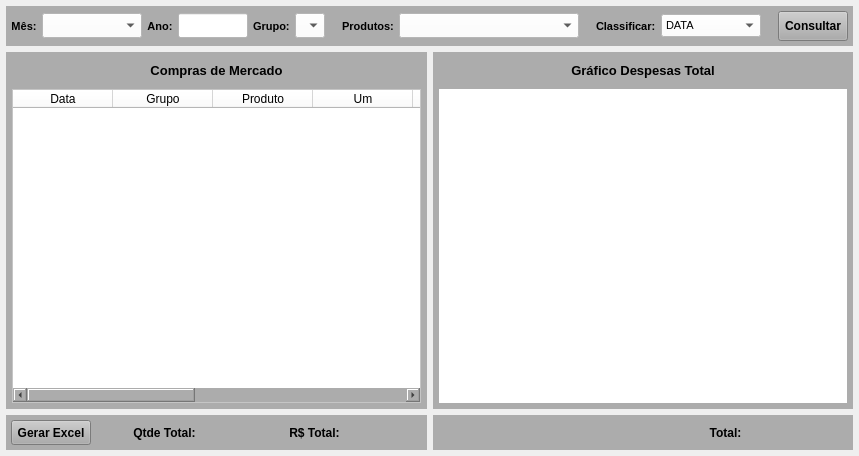
<?xml version="1.0" encoding="UTF-8"?>
<ui version="4.0">
 <class>MainWindow</class>
 <widget class="QMainWindow" name="MainWindow">
  <property name="geometry">
   <rect>
    <x>0</x>
    <y>0</y>
    <width>855</width>
    <height>456</height>
   </rect>
  </property>
  <property name="windowTitle">
   <string>Mercado Mensal/Anual</string>
  </property>
  <widget class="QWidget" name="centralwidget">
   <layout class="QVBoxLayout" name="verticalLayout">
    <property name="leftMargin">
     <number>6</number>
    </property>
    <property name="topMargin">
     <number>6</number>
    </property>
    <property name="rightMargin">
     <number>6</number>
    </property>
    <property name="bottomMargin">
     <number>6</number>
    </property>
    <item>
     <widget class="QWidget" name="widget_5" native="true">
      <property name="minimumSize">
       <size>
        <width>0</width>
        <height>40</height>
       </size>
      </property>
      <property name="maximumSize">
       <size>
        <width>16777215</width>
        <height>40</height>
       </size>
      </property>
      <property name="styleSheet">
       <string notr="true">background-color: rgb(172, 172, 172);</string>
      </property>
      <layout class="QHBoxLayout" name="horizontalLayout_3">
       <property name="spacing">
        <number>5</number>
       </property>
       <property name="leftMargin">
        <number>5</number>
       </property>
       <property name="topMargin">
        <number>5</number>
       </property>
       <property name="rightMargin">
        <number>5</number>
       </property>
       <property name="bottomMargin">
        <number>5</number>
       </property>
       <item>
        <widget class="QLabel" name="label_16">
         <property name="minimumSize">
          <size>
           <width>0</width>
           <height>0</height>
          </size>
         </property>
         <property name="maximumSize">
          <size>
           <width>30</width>
           <height>16777215</height>
          </size>
         </property>
         <property name="font">
          <font>
           <pointsize>8</pointsize>
           <weight>75</weight>
           <bold>true</bold>
          </font>
         </property>
         <property name="text">
          <string>Mês:</string>
         </property>
         <property name="alignment">
          <set>Qt::AlignCenter</set>
         </property>
        </widget>
       </item>
       <item>
        <widget class="QComboBox" name="combo_Meses">
         <property name="sizePolicy">
          <sizepolicy hsizetype="Preferred" vsizetype="Preferred">
           <horstretch>0</horstretch>
           <verstretch>0</verstretch>
          </sizepolicy>
         </property>
         <property name="minimumSize">
          <size>
           <width>100</width>
           <height>0</height>
          </size>
         </property>
         <property name="maximumSize">
          <size>
           <width>130</width>
           <height>25</height>
          </size>
         </property>
         <property name="font">
          <font>
           <pointsize>8</pointsize>
          </font>
         </property>
         <property name="styleSheet">
          <string notr="true">background-color: rgb(255, 255, 255);</string>
         </property>
         <item>
          <property name="text">
           <string/>
          </property>
         </item>
         <item>
          <property name="text">
           <string>1 - JANEIRO</string>
          </property>
         </item>
         <item>
          <property name="text">
           <string>2 - FEVEREIRO</string>
          </property>
         </item>
         <item>
          <property name="text">
           <string>3 - MARÇO</string>
          </property>
         </item>
         <item>
          <property name="text">
           <string>4 - ABRIL</string>
          </property>
         </item>
         <item>
          <property name="text">
           <string>5 - MAIO</string>
          </property>
         </item>
         <item>
          <property name="text">
           <string>6 - JUNHO</string>
          </property>
         </item>
         <item>
          <property name="text">
           <string>7 - JULHO</string>
          </property>
         </item>
         <item>
          <property name="text">
           <string>8 - AGOSTO</string>
          </property>
         </item>
         <item>
          <property name="text">
           <string>9 - SETEMBRO</string>
          </property>
         </item>
         <item>
          <property name="text">
           <string>10 - OUTUBRO</string>
          </property>
         </item>
         <item>
          <property name="text">
           <string>11 - NOVEMBRO</string>
          </property>
         </item>
         <item>
          <property name="text">
           <string>12 - DEZEMBRO</string>
          </property>
         </item>
        </widget>
       </item>
       <item>
        <widget class="QLabel" name="label_17">
         <property name="minimumSize">
          <size>
           <width>0</width>
           <height>0</height>
          </size>
         </property>
         <property name="maximumSize">
          <size>
           <width>30</width>
           <height>16777215</height>
          </size>
         </property>
         <property name="font">
          <font>
           <pointsize>8</pointsize>
           <weight>75</weight>
           <bold>true</bold>
          </font>
         </property>
         <property name="text">
          <string>Ano:</string>
         </property>
         <property name="alignment">
          <set>Qt::AlignCenter</set>
         </property>
        </widget>
       </item>
       <item>
        <widget class="QLineEdit" name="line_Ano">
         <property name="sizePolicy">
          <sizepolicy hsizetype="Preferred" vsizetype="Preferred">
           <horstretch>0</horstretch>
           <verstretch>0</verstretch>
          </sizepolicy>
         </property>
         <property name="minimumSize">
          <size>
           <width>70</width>
           <height>0</height>
          </size>
         </property>
         <property name="maximumSize">
          <size>
           <width>70</width>
           <height>25</height>
          </size>
         </property>
         <property name="font">
          <font>
           <pointsize>8</pointsize>
          </font>
         </property>
         <property name="styleSheet">
          <string notr="true">background-color: rgb(255, 255, 255);</string>
         </property>
         <property name="text">
          <string/>
         </property>
         <property name="maxLength">
          <number>45</number>
         </property>
         <property name="alignment">
          <set>Qt::AlignCenter</set>
         </property>
        </widget>
       </item>
       <item>
        <widget class="QLabel" name="label_19">
         <property name="minimumSize">
          <size>
           <width>0</width>
           <height>0</height>
          </size>
         </property>
         <property name="maximumSize">
          <size>
           <width>40</width>
           <height>16777215</height>
          </size>
         </property>
         <property name="font">
          <font>
           <pointsize>8</pointsize>
           <weight>75</weight>
           <bold>true</bold>
          </font>
         </property>
         <property name="text">
          <string>Grupo:</string>
         </property>
        </widget>
       </item>
       <item>
        <widget class="QComboBox" name="combo_Grupo">
         <property name="sizePolicy">
          <sizepolicy hsizetype="Preferred" vsizetype="Preferred">
           <horstretch>0</horstretch>
           <verstretch>0</verstretch>
          </sizepolicy>
         </property>
         <property name="minimumSize">
          <size>
           <width>0</width>
           <height>0</height>
          </size>
         </property>
         <property name="maximumSize">
          <size>
           <width>250</width>
           <height>25</height>
          </size>
         </property>
         <property name="font">
          <font>
           <pointsize>8</pointsize>
           <weight>50</weight>
           <bold>false</bold>
          </font>
         </property>
         <property name="styleSheet">
          <string notr="true">background-color: rgb(255, 255, 255);</string>
         </property>
         <item>
          <property name="text">
           <string/>
          </property>
         </item>
        </widget>
       </item>
       <item>
        <widget class="QLabel" name="label_7">
         <property name="text">
          <string/>
         </property>
        </widget>
       </item>
       <item>
        <widget class="QLabel" name="label_22">
         <property name="minimumSize">
          <size>
           <width>0</width>
           <height>0</height>
          </size>
         </property>
         <property name="maximumSize">
          <size>
           <width>60</width>
           <height>16777215</height>
          </size>
         </property>
         <property name="font">
          <font>
           <pointsize>8</pointsize>
           <weight>75</weight>
           <bold>true</bold>
          </font>
         </property>
         <property name="text">
          <string>Produtos:</string>
         </property>
        </widget>
       </item>
       <item>
        <widget class="QComboBox" name="combo_Produtos">
         <property name="sizePolicy">
          <sizepolicy hsizetype="Preferred" vsizetype="Preferred">
           <horstretch>0</horstretch>
           <verstretch>0</verstretch>
          </sizepolicy>
         </property>
         <property name="minimumSize">
          <size>
           <width>180</width>
           <height>0</height>
          </size>
         </property>
         <property name="maximumSize">
          <size>
           <width>250</width>
           <height>25</height>
          </size>
         </property>
         <property name="font">
          <font>
           <pointsize>8</pointsize>
           <weight>50</weight>
           <bold>false</bold>
          </font>
         </property>
         <property name="styleSheet">
          <string notr="true">background-color: rgb(255, 255, 255);</string>
         </property>
         <item>
          <property name="text">
           <string/>
          </property>
         </item>
        </widget>
       </item>
       <item>
        <widget class="QLabel" name="label_3">
         <property name="text">
          <string/>
         </property>
        </widget>
       </item>
       <item>
        <widget class="QLabel" name="label_21">
         <property name="minimumSize">
          <size>
           <width>0</width>
           <height>0</height>
          </size>
         </property>
         <property name="maximumSize">
          <size>
           <width>60</width>
           <height>16777215</height>
          </size>
         </property>
         <property name="font">
          <font>
           <pointsize>8</pointsize>
           <weight>75</weight>
           <bold>true</bold>
          </font>
         </property>
         <property name="text">
          <string>Classificar:</string>
         </property>
        </widget>
       </item>
       <item>
        <widget class="QComboBox" name="combo_Classifica">
         <property name="sizePolicy">
          <sizepolicy hsizetype="Preferred" vsizetype="Preferred">
           <horstretch>0</horstretch>
           <verstretch>0</verstretch>
          </sizepolicy>
         </property>
         <property name="minimumSize">
          <size>
           <width>100</width>
           <height>0</height>
          </size>
         </property>
         <property name="maximumSize">
          <size>
           <width>120</width>
           <height>23</height>
          </size>
         </property>
         <property name="font">
          <font>
           <pointsize>8</pointsize>
           <weight>50</weight>
           <bold>false</bold>
          </font>
         </property>
         <property name="styleSheet">
          <string notr="true">background-color: rgb(255, 255, 255);</string>
         </property>
         <item>
          <property name="text">
           <string>DATA</string>
          </property>
         </item>
         <item>
          <property name="text">
           <string>MAIOR VALOR</string>
          </property>
         </item>
         <item>
          <property name="text">
           <string>MENOR VALOR</string>
          </property>
         </item>
         <item>
          <property name="text">
           <string>MAIOR UNIT</string>
          </property>
         </item>
         <item>
          <property name="text">
           <string>MENOR UNIT</string>
          </property>
         </item>
         <item>
          <property name="text">
           <string>GRUPO</string>
          </property>
         </item>
         <item>
          <property name="text">
           <string>PRODUTO</string>
          </property>
         </item>
         <item>
          <property name="text">
           <string>ESTABELECIMENTO</string>
          </property>
         </item>
        </widget>
       </item>
       <item>
        <widget class="QLabel" name="label">
         <property name="text">
          <string/>
         </property>
        </widget>
       </item>
       <item>
        <widget class="QPushButton" name="btn_Consulta">
         <property name="sizePolicy">
          <sizepolicy hsizetype="Preferred" vsizetype="Preferred">
           <horstretch>0</horstretch>
           <verstretch>0</verstretch>
          </sizepolicy>
         </property>
         <property name="minimumSize">
          <size>
           <width>0</width>
           <height>0</height>
          </size>
         </property>
         <property name="maximumSize">
          <size>
           <width>70</width>
           <height>30</height>
          </size>
         </property>
         <property name="font">
          <font>
           <pointsize>9</pointsize>
           <weight>75</weight>
           <bold>true</bold>
          </font>
         </property>
         <property name="cursor">
          <cursorShape>PointingHandCursor</cursorShape>
         </property>
         <property name="text">
          <string>Consultar</string>
         </property>
        </widget>
       </item>
      </layout>
     </widget>
    </item>
    <item>
     <widget class="QWidget" name="widget_3" native="true">
      <layout class="QHBoxLayout" name="horizontalLayout_2">
       <property name="leftMargin">
        <number>0</number>
       </property>
       <property name="topMargin">
        <number>0</number>
       </property>
       <property name="rightMargin">
        <number>0</number>
       </property>
       <property name="bottomMargin">
        <number>0</number>
       </property>
       <item>
        <widget class="QWidget" name="widget_9" native="true">
         <layout class="QVBoxLayout" name="verticalLayout_4">
          <property name="leftMargin">
           <number>0</number>
          </property>
          <property name="topMargin">
           <number>0</number>
          </property>
          <property name="rightMargin">
           <number>0</number>
          </property>
          <property name="bottomMargin">
           <number>0</number>
          </property>
          <item>
           <widget class="QWidget" name="widget_4" native="true">
            <property name="minimumSize">
             <size>
              <width>0</width>
              <height>0</height>
             </size>
            </property>
            <property name="styleSheet">
             <string notr="true">background-color: rgb(172, 172, 172);</string>
            </property>
            <layout class="QVBoxLayout" name="verticalLayout_2">
             <property name="spacing">
              <number>6</number>
             </property>
             <property name="leftMargin">
              <number>6</number>
             </property>
             <property name="topMargin">
              <number>6</number>
             </property>
             <property name="rightMargin">
              <number>6</number>
             </property>
             <property name="bottomMargin">
              <number>6</number>
             </property>
             <item>
              <widget class="QLabel" name="label_5">
               <property name="minimumSize">
                <size>
                 <width>0</width>
                 <height>0</height>
                </size>
               </property>
               <property name="maximumSize">
                <size>
                 <width>16777215</width>
                 <height>25</height>
                </size>
               </property>
               <property name="font">
                <font>
                 <pointsize>10</pointsize>
                 <weight>75</weight>
                 <bold>true</bold>
                </font>
               </property>
               <property name="text">
                <string>Compras de Mercado</string>
               </property>
               <property name="alignment">
                <set>Qt::AlignCenter</set>
               </property>
              </widget>
             </item>
             <item>
              <widget class="QTableWidget" name="table_Lista">
               <property name="sizePolicy">
                <sizepolicy hsizetype="Preferred" vsizetype="Preferred">
                 <horstretch>0</horstretch>
                 <verstretch>0</verstretch>
                </sizepolicy>
               </property>
               <property name="font">
                <font>
                 <pointsize>8</pointsize>
                </font>
               </property>
               <property name="styleSheet">
                <string notr="true">background-color: rgb(255, 255, 255);</string>
               </property>
               <column>
                <property name="text">
                 <string>Data</string>
                </property>
               </column>
               <column>
                <property name="text">
                 <string>Grupo</string>
                </property>
               </column>
               <column>
                <property name="text">
                 <string>Produto</string>
                </property>
               </column>
               <column>
                <property name="text">
                 <string>Um</string>
                </property>
               </column>
               <column>
                <property name="text">
                 <string>Qtde</string>
                </property>
               </column>
               <column>
                <property name="text">
                 <string>Unit</string>
                </property>
               </column>
               <column>
                <property name="text">
                 <string>R$</string>
                </property>
               </column>
               <column>
                <property name="text">
                 <string>Estabel.</string>
                </property>
               </column>
               <column>
                <property name="text">
                 <string>Obs</string>
                </property>
               </column>
              </widget>
             </item>
            </layout>
           </widget>
          </item>
          <item>
           <widget class="QWidget" name="widget" native="true">
            <property name="maximumSize">
             <size>
              <width>16777215</width>
              <height>35</height>
             </size>
            </property>
            <property name="styleSheet">
             <string notr="true">background-color: rgb(172, 172, 172);</string>
            </property>
            <layout class="QHBoxLayout" name="horizontalLayout">
             <property name="spacing">
              <number>5</number>
             </property>
             <property name="leftMargin">
              <number>5</number>
             </property>
             <property name="topMargin">
              <number>5</number>
             </property>
             <property name="rightMargin">
              <number>5</number>
             </property>
             <property name="bottomMargin">
              <number>5</number>
             </property>
             <item>
              <widget class="QPushButton" name="btn_Excel">
               <property name="sizePolicy">
                <sizepolicy hsizetype="Preferred" vsizetype="Preferred">
                 <horstretch>0</horstretch>
                 <verstretch>0</verstretch>
                </sizepolicy>
               </property>
               <property name="minimumSize">
                <size>
                 <width>0</width>
                 <height>0</height>
                </size>
               </property>
               <property name="maximumSize">
                <size>
                 <width>80</width>
                 <height>30</height>
                </size>
               </property>
               <property name="font">
                <font>
                 <pointsize>9</pointsize>
                 <weight>75</weight>
                 <bold>true</bold>
                </font>
               </property>
               <property name="cursor">
                <cursorShape>PointingHandCursor</cursorShape>
               </property>
               <property name="text">
                <string>Gerar Excel</string>
               </property>
              </widget>
             </item>
             <item>
              <widget class="QLabel" name="label_Excel">
               <property name="text">
                <string/>
               </property>
              </widget>
             </item>
             <item>
              <widget class="QLabel" name="label_23">
               <property name="minimumSize">
                <size>
                 <width>75</width>
                 <height>0</height>
                </size>
               </property>
               <property name="maximumSize">
                <size>
                 <width>75</width>
                 <height>16777215</height>
                </size>
               </property>
               <property name="font">
                <font>
                 <pointsize>9</pointsize>
                 <weight>75</weight>
                 <bold>true</bold>
                </font>
               </property>
               <property name="text">
                <string>Qtde Total:</string>
               </property>
               <property name="alignment">
                <set>Qt::AlignCenter</set>
               </property>
              </widget>
             </item>
             <item>
              <widget class="QLabel" name="label_Qtde_Total">
               <property name="minimumSize">
                <size>
                 <width>70</width>
                 <height>0</height>
                </size>
               </property>
               <property name="maximumSize">
                <size>
                 <width>100</width>
                 <height>25</height>
                </size>
               </property>
               <property name="font">
                <font>
                 <pointsize>9</pointsize>
                 <weight>75</weight>
                 <bold>true</bold>
                </font>
               </property>
               <property name="text">
                <string/>
               </property>
               <property name="alignment">
                <set>Qt::AlignCenter</set>
               </property>
              </widget>
             </item>
             <item>
              <widget class="QLabel" name="label_18">
               <property name="minimumSize">
                <size>
                 <width>65</width>
                 <height>0</height>
                </size>
               </property>
               <property name="maximumSize">
                <size>
                 <width>65</width>
                 <height>16777215</height>
                </size>
               </property>
               <property name="font">
                <font>
                 <pointsize>9</pointsize>
                 <weight>75</weight>
                 <bold>true</bold>
                </font>
               </property>
               <property name="text">
                <string>R$ Total:</string>
               </property>
               <property name="alignment">
                <set>Qt::AlignCenter</set>
               </property>
              </widget>
             </item>
             <item>
              <widget class="QLabel" name="label_RS_Total">
               <property name="minimumSize">
                <size>
                 <width>70</width>
                 <height>0</height>
                </size>
               </property>
               <property name="maximumSize">
                <size>
                 <width>100</width>
                 <height>25</height>
                </size>
               </property>
               <property name="font">
                <font>
                 <pointsize>9</pointsize>
                 <weight>75</weight>
                 <bold>true</bold>
                </font>
               </property>
               <property name="text">
                <string/>
               </property>
               <property name="alignment">
                <set>Qt::AlignCenter</set>
               </property>
              </widget>
             </item>
            </layout>
           </widget>
          </item>
         </layout>
        </widget>
       </item>
       <item>
        <widget class="QWidget" name="widget_10" native="true">
         <property name="sizePolicy">
          <sizepolicy hsizetype="Fixed" vsizetype="Preferred">
           <horstretch>0</horstretch>
           <verstretch>0</verstretch>
          </sizepolicy>
         </property>
         <property name="maximumSize">
          <size>
           <width>650</width>
           <height>16777215</height>
          </size>
         </property>
         <layout class="QVBoxLayout" name="verticalLayout_5">
          <property name="leftMargin">
           <number>0</number>
          </property>
          <property name="topMargin">
           <number>0</number>
          </property>
          <property name="rightMargin">
           <number>0</number>
          </property>
          <property name="bottomMargin">
           <number>0</number>
          </property>
          <item>
           <widget class="QWidget" name="widget_6" native="true">
            <property name="maximumSize">
             <size>
              <width>16777215</width>
              <height>16777215</height>
             </size>
            </property>
            <property name="styleSheet">
             <string notr="true">background-color: rgb(172, 172, 172);</string>
            </property>
            <layout class="QVBoxLayout" name="verticalLayout_3">
             <property name="spacing">
              <number>6</number>
             </property>
             <property name="leftMargin">
              <number>6</number>
             </property>
             <property name="topMargin">
              <number>6</number>
             </property>
             <property name="rightMargin">
              <number>6</number>
             </property>
             <property name="bottomMargin">
              <number>6</number>
             </property>
             <item>
              <widget class="QLabel" name="label_6">
               <property name="minimumSize">
                <size>
                 <width>0</width>
                 <height>0</height>
                </size>
               </property>
               <property name="maximumSize">
                <size>
                 <width>16777215</width>
                 <height>25</height>
                </size>
               </property>
               <property name="font">
                <font>
                 <pointsize>10</pointsize>
                 <weight>75</weight>
                 <bold>true</bold>
                </font>
               </property>
               <property name="text">
                <string>Gráfico Despesas Total</string>
               </property>
               <property name="alignment">
                <set>Qt::AlignCenter</set>
               </property>
              </widget>
             </item>
             <item>
              <widget class="QWidget" name="widget_grafico" native="true">
               <property name="styleSheet">
                <string notr="true">background-color: rgb(255, 255, 255);</string>
               </property>
              </widget>
             </item>
            </layout>
           </widget>
          </item>
          <item>
           <widget class="QWidget" name="widget_8" native="true">
            <property name="maximumSize">
             <size>
              <width>16777215</width>
              <height>35</height>
             </size>
            </property>
            <property name="styleSheet">
             <string notr="true">background-color: rgb(172, 172, 172);</string>
            </property>
            <layout class="QHBoxLayout" name="horizontalLayout_5">
             <property name="spacing">
              <number>5</number>
             </property>
             <property name="leftMargin">
              <number>5</number>
             </property>
             <property name="topMargin">
              <number>5</number>
             </property>
             <property name="rightMargin">
              <number>5</number>
             </property>
             <property name="bottomMargin">
              <number>5</number>
             </property>
             <item>
              <widget class="QLabel" name="label_4">
               <property name="text">
                <string/>
               </property>
              </widget>
             </item>
             <item>
              <widget class="QLabel" name="label_20">
               <property name="minimumSize">
                <size>
                 <width>0</width>
                 <height>0</height>
                </size>
               </property>
               <property name="maximumSize">
                <size>
                 <width>35</width>
                 <height>16777215</height>
                </size>
               </property>
               <property name="font">
                <font>
                 <pointsize>9</pointsize>
                 <weight>75</weight>
                 <bold>true</bold>
                </font>
               </property>
               <property name="text">
                <string>Total:</string>
               </property>
               <property name="alignment">
                <set>Qt::AlignCenter</set>
               </property>
              </widget>
             </item>
             <item>
              <widget class="QLabel" name="label_Total_Grafico">
               <property name="maximumSize">
                <size>
                 <width>100</width>
                 <height>25</height>
                </size>
               </property>
               <property name="font">
                <font>
                 <pointsize>9</pointsize>
                 <weight>75</weight>
                 <bold>true</bold>
                </font>
               </property>
               <property name="text">
                <string/>
               </property>
               <property name="alignment">
                <set>Qt::AlignCenter</set>
               </property>
              </widget>
             </item>
            </layout>
           </widget>
          </item>
         </layout>
        </widget>
       </item>
      </layout>
     </widget>
    </item>
   </layout>
  </widget>
 </widget>
 <resources/>
 <connections/>
</ui>
